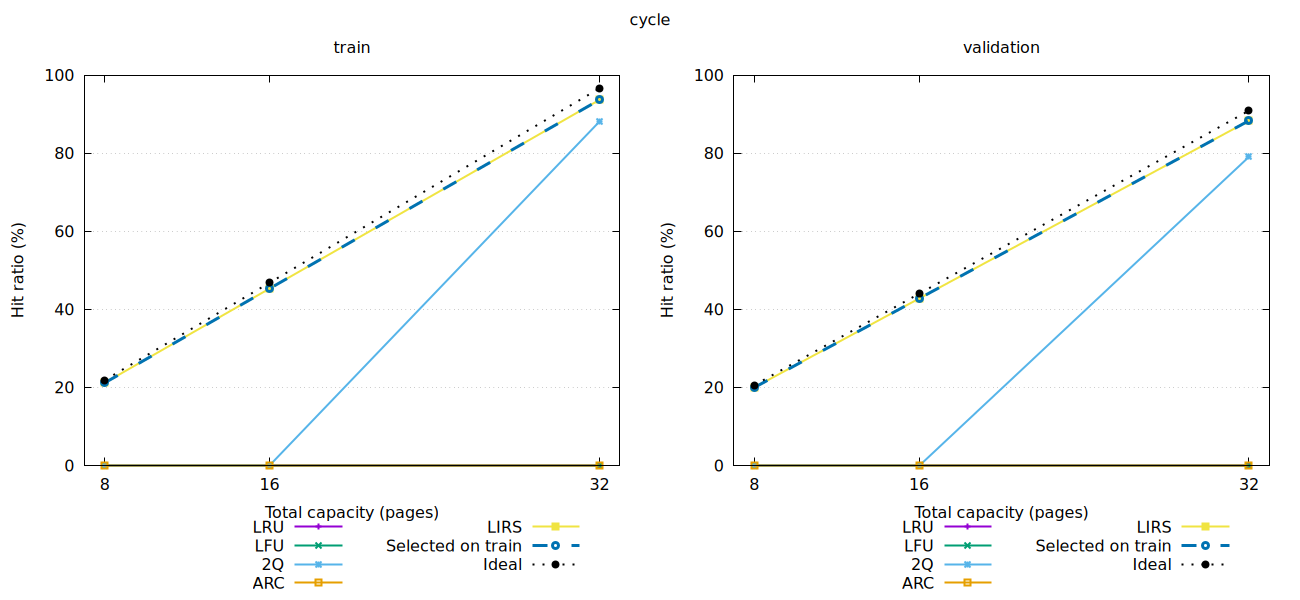

The gnuplot source for this figure:
set terminal svg size 1300,600 dynamic
set output 'plots/cycle.svg'
set encoding utf8
set grid ytics
set yrange [0:100]
set xlabel 'Total capacity (pages)'
set ylabel 'Hit ratio (%)'
set xtics ("8" 8,"16" 16,"32" 32)
set xrange [7:33]
set key outside bottom center horizontal maxrows 3
set multiplot layout 1,2 title 'cycle'
set title 'train'
plot for [col=2:6] 'plot_data/cycle_train.tsv' using 1:col with linespoints lw 2 title columnhead(col), 'plot_data/cycle_train.tsv' using 1:7 with linespoints lw 3 dt 2 title 'Selected on train', 'plot_data/cycle_train.tsv' using 1:8 with linespoints lw 2 dt 3 lc rgb 'black' title 'Ideal'
set title 'validation'
plot for [col=2:6] 'plot_data/cycle_validation.tsv' using 1:col with linespoints lw 2 title columnhead(col), 'plot_data/cycle_validation.tsv' using 1:7 with linespoints lw 3 dt 2 title 'Selected on train', 'plot_data/cycle_validation.tsv' using 1:8 with linespoints lw 2 dt 3 lc rgb 'black' title 'Ideal'
unset multiplot
unset output
set terminal pngcairo size 1300,600
set output 'plots/cycle.png'
set encoding utf8
set grid ytics
set yrange [0:100]
set xlabel 'Total capacity (pages)'
set ylabel 'Hit ratio (%)'
set xtics ("8" 8,"16" 16,"32" 32)
set xrange [7:33]
set key outside bottom center horizontal maxrows 3
set multiplot layout 1,2 title 'cycle'
set title 'train'
plot for [col=2:6] 'plot_data/cycle_train.tsv' using 1:col with linespoints lw 2 title columnhead(col), 'plot_data/cycle_train.tsv' using 1:7 with linespoints lw 3 dt 2 title 'Selected on train', 'plot_data/cycle_train.tsv' using 1:8 with linespoints lw 2 dt 3 lc rgb 'black' title 'Ideal'
set title 'validation'
plot for [col=2:6] 'plot_data/cycle_validation.tsv' using 1:col with linespoints lw 2 title columnhead(col), 'plot_data/cycle_validation.tsv' using 1:7 with linespoints lw 3 dt 2 title 'Selected on train', 'plot_data/cycle_validation.tsv' using 1:8 with linespoints lw 2 dt 3 lc rgb 'black' title 'Ideal'
unset multiplot
unset output
